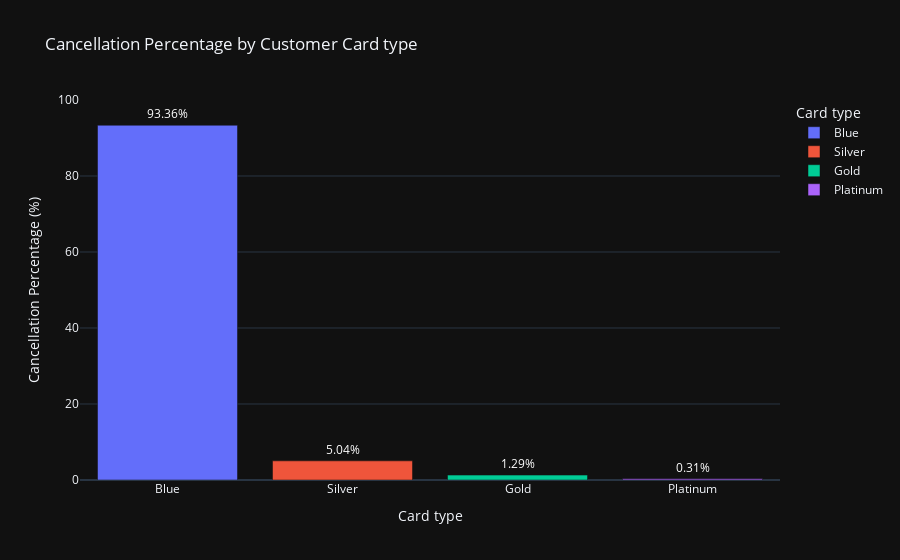

Notebook code for this chart:
### Code cell
fig = px.bar(
    crd_att, 
    x='Card_Category', 
    y='Cancellation_Percentage', 
    color='Card_Category',
    title='Cancellation Percentage by Customer Card type',
    labels={'Card_Category': 'Card type', 'Cancellation_Percentage': 'Cancellation Percentage (%)'},
    text='Cancellation_Percentage'
)

fig.update_layout(
    xaxis_title='Card type',
    yaxis_title='Cancellation Percentage (%)',
    yaxis=dict(
        range=[0, 100] 
    ),
    template='plotly_dark'
)

fig.update_traces(
    texttemplate='%{text:.2f}%',
    textposition='outside',
    textfont=dict(size=12, color='white')
)

fig.show()

### Figure 1 — Plotly figure (JSON) as saved in the notebook; plotly's stock layout.template omitted (floating-point values rounded to 4 significant figures)
{"data": [{"alignmentgroup": "True", "hovertemplate": "Card type=%{x}<br>Cancellation Percentage (%)=%{text}<extra></extra>", "legendgroup": "Blue", "marker": {"color": "#636efa", "pattern": {"shape": ""}}, "name": "Blue", "offsetgroup": "Blue", "orientation": "v", "showlegend": true, "text": [93.36], "textfont": {"color": "white", "size": 12}, "textposition": "outside", "texttemplate": "%{text:.2f}%", "type": "bar", "x": ["Blue"], "xaxis": "x", "y": [93.36], "yaxis": "y"}, {"alignmentgroup": "True", "hovertemplate": "Card type=%{x}<br>Cancellation Percentage (%)=%{text}<extra></extra>", "legendgroup": "Silver", "marker": {"color": "#EF553B", "pattern": {"shape": ""}}, "name": "Silver", "offsetgroup": "Silver", "orientation": "v", "showlegend": true, "text": [5.04], "textfont": {"color": "white", "size": 12}, "textposition": "outside", "texttemplate": "%{text:.2f}%", "type": "bar", "x": ["Silver"], "xaxis": "x", "y": [5.04], "yaxis": "y"}, {"alignmentgroup": "True", "hovertemplate": "Card type=%{x}<br>Cancellation Percentage (%)=%{text}<extra></extra>", "legendgroup": "Gold", "marker": {"color": "#00cc96", "pattern": {"shape": ""}}, "name": "Gold", "offsetgroup": "Gold", "orientation": "v", "showlegend": true, "text": [1.291], "textfont": {"color": "white", "size": 12}, "textposition": "outside", "texttemplate": "%{text:.2f}%", "type": "bar", "x": ["Gold"], "xaxis": "x", "y": [1.291], "yaxis": "y"}, {"alignmentgroup": "True", "hovertemplate": "Card type=%{x}<br>Cancellation Percentage (%)=%{text}<extra></extra>", "legendgroup": "Platinum", "marker": {"color": "#ab63fa", "pattern": {"shape": ""}}, "name": "Platinum", "offsetgroup": "Platinum", "orientation": "v", "showlegend": true, "text": [0.3073], "textfont": {"color": "white", "size": 12}, "textposition": "outside", "texttemplate": "%{text:.2f}%", "type": "bar", "x": ["Platinum"], "xaxis": "x", "y": [0.3073], "yaxis": "y"}], "layout": {"barmode": "relative", "legend": {"title": {"text": "Card type"}, "tracegroupgap": 0}, "title": {"text": "Cancellation Percentage by Customer Card type"}, "xaxis": {"anchor": "y", "categoryarray": ["Blue", "Silver", "Gold", "Platinum"], "categoryorder": "array", "domain": [0, 1], "title": {"text": "Card type"}}, "yaxis": {"anchor": "x", "domain": [0, 1], "range": [0, 100], "title": {"text": "Cancellation Percentage (%)"}}}}
